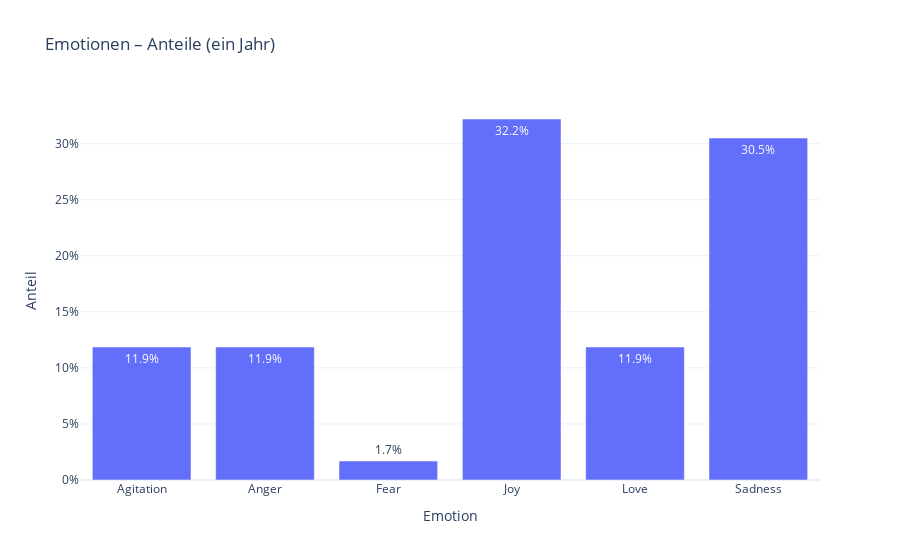

The code cell stored with this chart in its notebook:
### Code cell
# Balkendiagramm: Emotionen nebeneinander
# - funktioniert mit:
#   a) ALL_emotions_means_by_id.tsv  (enthält Spalten mean_Agitation, …)
#   b) ALL_emotions_summary.tsv      (Spalten emotion, mean, share)
#
# Wähle, ob du absolute Mittelwerte ("mean") oder Anteile ("share") zeigen willst:
MODE = "share"   # "mean" oder "share"

import sys, subprocess, csv, re
from pathlib import Path

# Pfad anpassen:
TSV = Path(r"C:\Users\sam97xs\Stabi_Hackathon\Results\ALL_emotions_means_by_id.tsv")  # z.B. "/mnt/data/ALL_emotions_means_by_id.tsv"

# Plotly sicherstellen (kein NumPy/Matplotlib nötig)
subprocess.run([sys.executable, "-m", "pip", "install", "-q", "plotly"], check=False)
import plotly.graph_objects as go

EMOS = ["Agitation","Anger","Fear","Joy","Love","Sadness"]

def to_float(x):
    if x is None: return 0.0
    x = x.strip()
    if not x: return 0.0
    try: return float(x.replace(",", "."))
    except: return 0.0

# Erkennen, ob es eine Summary-Datei ist (emotion, mean, share)
with TSV.open("r", encoding="utf-8", errors="ignore", newline="") as f:
    r = csv.reader(f, delimiter="\t")
    header = next(r, [])
    is_summary = ("emotion" in header and "mean" in header)

emotions, values = [], []

if is_summary:
    # Direkt aus der Summary lesen (eine Zeile je Emotion)
    with TSV.open("r", encoding="utf-8", errors="ignore", newline="") as f:
        r = csv.DictReader(f, delimiter="\t")
        for row in r:
            e = row.get("emotion","")
            if e in EMOS:
                v = to_float(row.get(MODE, ""))
                emotions.append(e); values.append(v)
else:
    # Aus der means_by_id-Datei: mean_* Spalten über alle Zeilen mitteln
    sums = {e: 0.0 for e in EMOS}
    n = 0
    with TSV.open("r", encoding="utf-8", errors="ignore", newline="") as f:
        r = csv.DictReader(f, delimiter="\t")
        mean_cols = [f"mean_{e}" for e in EMOS if f"mean_{e}" in (r.fieldnames or [])]
        if not mean_cols:
            raise RuntimeError("Keine 'mean_*'-Spalten gefunden.")
        for row in r:
            n += 1
            for e in EMOS:
                col = f"mean_{e}"
                if col in row:
                    sums[e] += to_float(row[col])
    means = {e: (sums[e] / max(1, n)) for e in EMOS}
    if MODE == "share":
        total = sum(means.values())
        vals = {e: (means[e] / total if total > 0 else 0.0) for e in EMOS}
    else:
        vals = means
    emotions = EMOS
    values   = [vals[e] for e in EMOS]

# hübsches Label (Prozent bei share)
labels = [f"{v:.1%}" if MODE=="share" else f"{v:.3f}" for v in values]

fig = go.Figure(go.Bar(x=emotions, y=values, text=labels, textposition="auto"))
fig.update_layout(
    title=f"Emotionen – {'Anteile' if MODE=='share' else 'Mittelwerte'} (ein Jahr)",
    xaxis_title="Emotion",
    yaxis_title=("Anteil" if MODE=="share" else "Mittelwert"),
    yaxis_tickformat=(".0%" if MODE=="share" else None),
    template="plotly_white"
)
fig.show()

# Optional speichern:
# fig.write_html("emotionen_balken.html", include_plotlyjs="cdn")

### Figure 1 — Plotly figure (JSON) as saved in the notebook; plotly's stock layout.template omitted (floating-point values rounded to 4 significant figures)
{"data": [{"text": ["11.9%", "11.9%", "1.7%", "32.2%", "11.9%", "30.5%"], "textposition": "auto", "type": "bar", "x": ["Agitation", "Anger", "Fear", "Joy", "Love", "Sadness"], "y": [0.1186, 0.1186, 0.01695, 0.322, 0.1186, 0.3051]}], "layout": {"title": {"text": "Emotionen – Anteile (ein Jahr)"}, "xaxis": {"title": {"text": "Emotion"}}, "yaxis": {"tickformat": ".0%", "title": {"text": "Anteil"}}}}
